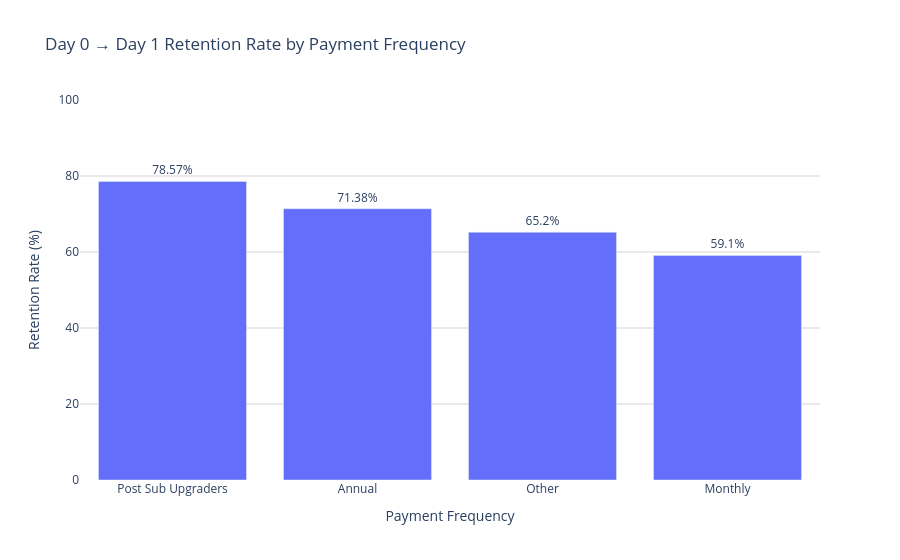

Write notebook code for a chart like this one.
### Code cell
# filter to payment frequency segment
payment_df = sql_df[sql_df['segment'] == 'payment_frequency_group'].sort_values('retention_rate', ascending=False)

fig = px.bar(
    payment_df,
    x='segment_value',
    y='retention_rate',
    text='retention_rate',
    custom_data=['total', 'retained'],
    title='Day 0 → Day 1 Retention Rate by Payment Frequency',
    labels={'segment_value': 'Payment Frequency', 'retention_rate': 'Retention Rate (%)'}
)

fig.update_traces(
    texttemplate='%{text}%',
    textposition='outside',
    hovertemplate='<b>%{x}</b><br>Retention Rate: %{y}%<br>Total Users: %{customdata[0]}<br>Retained: %{customdata[1]}<extra></extra>'
)

fig.update_layout(
    yaxis_range=[0, 100],
    plot_bgcolor='white',
    yaxis=dict(gridcolor='lightgrey')
)

fig.show()

### Figure 1 — Plotly figure (JSON) as saved in the notebook; plotly's stock layout.template omitted (floating-point values rounded to 4 significant figures)
{"data": [{"customdata": [[70.0, 55.0], [849.0, 606.0], [204.0, 133.0], [3235.0, 1912.0]], "hovertemplate": "<b>%{x}</b><br>Retention Rate: %{y}%<br>Total Users: %{customdata[0]}<br>Retained: %{customdata[1]}<extra></extra>", "legendgroup": "", "marker": {"color": "#636efa", "pattern": {"shape": ""}}, "name": "", "orientation": "v", "showlegend": false, "text": [78.57, 71.38, 65.2, 59.1], "textposition": "outside", "texttemplate": "%{text}%", "type": "bar", "x": ["Post Sub Upgraders", "Annual", "Other", "Monthly"], "xaxis": "x", "y": [78.57, 71.38, 65.2, 59.1], "yaxis": "y"}], "layout": {"barmode": "relative", "legend": {"tracegroupgap": 0}, "plot_bgcolor": "white", "title": {"text": "Day 0 → Day 1 Retention Rate by Payment Frequency"}, "xaxis": {"anchor": "y", "domain": [0, 1], "title": {"text": "Payment Frequency"}}, "yaxis": {"anchor": "x", "domain": [0, 1], "gridcolor": "lightgrey", "range": [0, 100], "title": {"text": "Retention Rate (%)"}}}}
